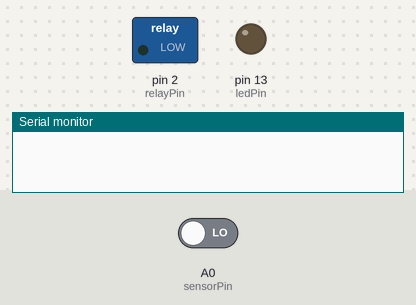
This sketch was run on a simulated Arduino Uno, built with avr-gcc and run on an emulated ATmega328P. Shown: switched loads named in the sketch (green lamp = pin HIGH), output pins drawn as LEDs (lit = HIGH), the last lines printed to the serial monitor. Inputs (shaded band) come from the test bench; at power-on: A0 (sensorPin) LOW.

Above: at 1.2 s.
1.3 s: A0 (sensorPin) driven HIGH
At 1.8 s:
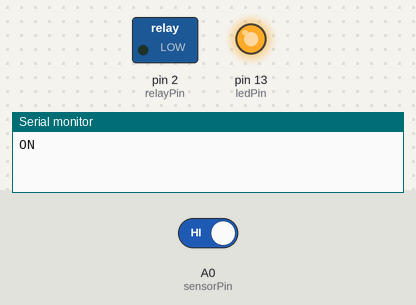
2.8 s: A0 (sensorPin) driven LOW
At 4.3 s:
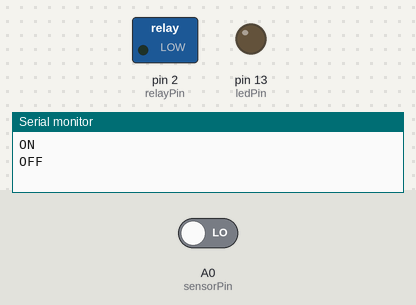
Timing chart, 0 to 5.8 s (numbered marks = the images above; inputs shaded):
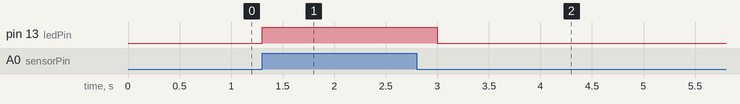

Measured:
- after the input at 1.3 s, pin 13 (ledPin): LOW → HIGH at once
- after the input at 2.8 s, pin 13 (ledPin): HIGH → LOW after 0.20 s

The sketch:

keylessEntry.ino
```cpp
//config
const int sensorPin = A0;
const int ledPin = 13;
const int relayPin = 2;
const unsigned long readTimeout = 2000;
const unsigned long buzzTime = 5000;
// time spent up until we're certain (damn warble tone)
const unsigned long debounceUpThreshold = 0;
// time spent down until we're certain (account for warble tone!)
const unsigned long debounceDownThreshold = 200;

//state
boolean answerKey[] = {
  false, false, false, true,
  false, false, false, true
};

const int answerLength = 8;
unsigned long inputSequence[answerLength];
int sequencePos = -1; // -1 (not started reading)

unsigned long lastOnTime = 0;
unsigned long lastOffTime = 0;
boolean lastValue = false;


void setup() {
  // put your setup code here, to run once:
  pinMode(ledPin, OUTPUT);
  pinMode(relayPin, OUTPUT);
  pinMode(sensorPin, INPUT);
  Serial.begin(9600);
  resetState();
}

void loop() {
  readSequence();
  unsigned long currentTime = millis();
  unsigned long timeSinceLastChange = currentTime - max(lastOffTime, lastOnTime);

  if (timeSinceLastChange > readTimeout) {
    if (sequencePos >= 0 && isEntryCorrect()) {
      Serial.println("Buzzing door");
      buzzDoor();
    }

    resetState();
  }
}

void readSequence() {
  boolean currentValue = readSignal();
  unsigned long currentTime = millis();

  //  if (currentValue && (currentTime - lastOffTime) < debounceThreshold ||
  //    !currentValue && (currentTime - lastOnTime) < debounceThreshold) {
  //      return;
  //    }

  if (currentValue != lastValue) {
    Serial.println(currentValue ? "ON" : "OFF");
    digitalWrite(ledPin, currentValue ? HIGH : LOW);
    if (currentValue) {
      // increment pos even if it goes beyond the array, this tells us if extraneous entries were made
      sequencePos+=1;
      lastOnTime = currentTime;
    }
    else {
      if (sequencePos < answerLength) {
        inputSequence[sequencePos] = currentTime - lastOnTime;
      }
      lastOffTime = currentTime;
    }
  }

  lastValue = currentValue;
}

boolean isEntryCorrect() {
  if (sequencePos != answerLength - 1) {
    // too short or too long
    Serial.print("Answer wrong length. Was ");
    Serial.println(sequencePos + 1);

    return false;
  }

  // we find the longest value that should be short,
  // and the shortest value that should be long
  // thereby biesting the values.

  // as long as all the shorts are shorter than all the longs, it's right.
  unsigned long longestShort = 0;
  unsigned long shortestLong = -1;//max

  int i;
  for (i = 0; i < answerLength; i++) {
    unsigned long entryLengthMillis = inputSequence[i];
    if (answerKey[i]) {
      //long
      if (entryLengthMillis < shortestLong) {
        shortestLong = entryLengthMillis;
      }
    }
    else {
      //short
      if (entryLengthMillis > longestShort) {
        longestShort = entryLengthMillis;
      }
    }
  }
  return longestShort < shortestLong;
}

void buzzDoor() {
  digitalWrite(relayPin, HIGH);
  delay(buzzTime);
  digitalWrite(relayPin, LOW);
}

// debouncer state
unsigned long _lastChangeTime = 0;
boolean _lastCertainValue = false;
boolean _lastReadValue = false;

// Read signal with debouncing
boolean readSignal() {
  boolean currentValue = digitalRead(sensorPin) == HIGH;


  if (currentValue != _lastReadValue) {
    _lastChangeTime = millis();
    _lastReadValue = currentValue;
  }

  unsigned long timeSinceLastChange = millis() - _lastChangeTime;

  if (currentValue && timeSinceLastChange > debounceUpThreshold ||
    !currentValue && timeSinceLastChange > debounceDownThreshold) {

    _lastCertainValue = currentValue;

  }

  return _lastCertainValue;
}

void resetState() {
  if (sequencePos == -1) {
    return;
  }
  Serial.println("resetting");

  int i;
  for (i = 0; i < answerLength; i++) {
    inputSequence[i] = 0;
  }
  sequencePos = -1;
}
```
